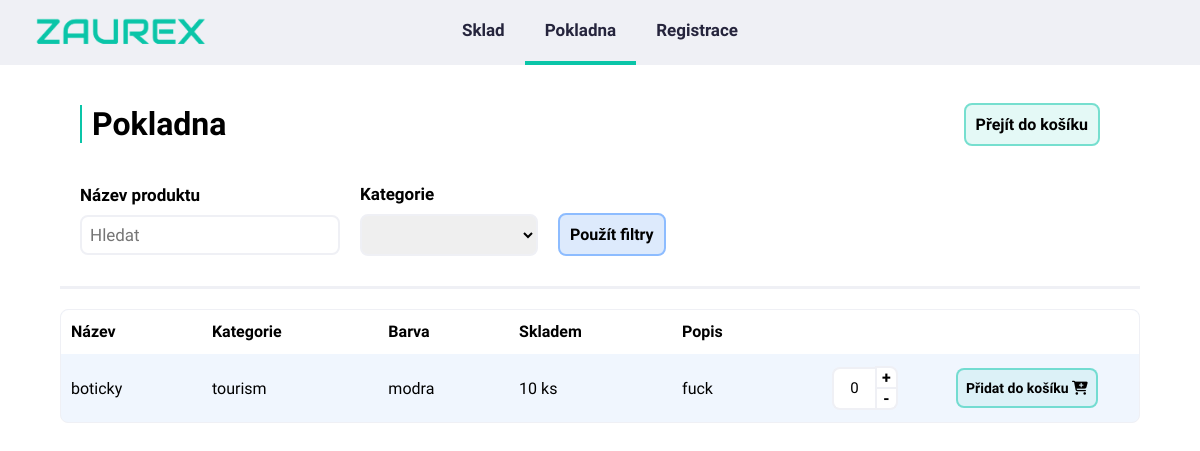
Page /Pokladna on the committed database.
### tables this page shows
CREATE TABLE inventory(
    itemId INTEGER PRIMARY KEY AUTOINCREMENT,
    itemName TEXT,
    category TEXT,
    colour TEXT,
    inStock INTEGER,
    price INTEGER,
    descript TEXT
);

### appka/sell.py (the view, shortened to what this page needs)
@bp.route("/Pokladna", methods = ("GET", "POST"))
def sell():
    db = get_db()
    if request.method == "GET":
        items = db.execute(
            "SELECT * FROM inventory"
        ).fetchall()
        return render_template("inventory/sell.html", items = items)
    elif request.method == "POST" and "addToCart" in request.form and "quantity" in request.form:
        qty = int(request.form["quantity"])
        iId = int(request.form[""])
    else:
        items = db.execute(
            "SELECT * FROM inventory"
        ).fetchall()
        return render_template("inventory/sell.html", items = items)

### appka/db.py (called while the page is built)
def get_db():
    if "db" not in g:
        g.db = sqlite3.connect(
            current_app.config["DATABASE"],
            detect_types=sqlite3.PARSE_DECLTYPES
        )
        g.db.row_factory = sqlite3.Row
    return g.db

### appka/templates/inventory/sell.html (shortened to what this page needs)
<!DOCTYPE html>
<html lang="en">
<head>
    <link rel="stylesheet" href='/static/inventoryStyle.css'>
</head>
<body>
     <nav>
        <img src="napis_trans.png" alt="logo" id="logo">
        <div class="nav-item-list">
            <a class="list-item" href="inventory.html">Sklad</a>
            <a class="list-item nav-active" href="sell.html">Pokladna</a>
            <a class="list-item" href="/templates/auth/register.html">Registrace</a>
        </div>
    </nav>
    <main>
        <div class="filter-wrapper">
            <div class="filter-top">
                <h1>Pokladna</h1>
                <div class="add-btns">
                    <a href="cart.html" class="filter-btn add-btn">Přejít do košíku</a>
                </div>
            </div>
            <form action="#" autocomplete="off" method="post">
                <div class="filter-bottom">
                    <div class="filter-column">
                        <label for="search">Název produktu</label>
                        <input type="text" id="search" placeholder="Hledat">
                    </div>
                    <div class="filter-column">
                        <label for="categories">Kategorie</label>
                        <select name="categories" id="categories">
                            <option value=""></option>
                            <option value="tourism">Turistika</option>
                        </select>
                    </div>
                    <input type="submit" value="Použít filtry" class="filter-btn apply-btn"></input>
                </div>
            </form>
        </div>
        <div class="table-wrapper sell-table-wrapper">
            <table>
                <thead>
                    <th>Název</th>
                    <th>Kategorie</th>
                    <th>Barva</th>
                    <th>Skladem</th>
                    <th>Popis</th>
                    <th></th>
                </thead>
                <tbody id="tableData">
                    {% for item in items %}
                    <tr>
                        <td>{{ item["itemName"] }}</td>
                        <td>{{ item["category"] }}</td>
                        <td>{{ item["colour"] }}</td>
                        <td>{{ item["inStock"] }} ks</td>
                        <td>{{ item["descript"] }}</td>
                        <td>
                            <div class="quick-options">
                                <div class="adjust-quantity">
                                    <input type="number" id="quantity" class="qty" min="0" value="0">
                                    <span class="adjust-btns">
                                        <button class="adjust-btn adjust-btn-plus">+</button>
                                        <button class="adjust-btn adjust-btn-minus">-</button>
                                    </span>
                                </div>
                                <form action="#" autocomplete="off" method="post">
                                <button class="add-to-cart-btn" id="addToCart">Přidat do košíku
                                    <i class="fa-solid fa-cart-plus"></i></button>
                                </form>
                            </div>
                        </td>
                    </tr>
                    {% endfor %}
                </tbody>
            </table>
        </div>
    </main>
</body>
</html>

### appka/static/inventoryStyle.css (style rules this page uses)
* { margin: 0; padding: 0; box-sizing: border-box; }
body { font-family: 'Montserrat', sans-serif; }
.adjust-quantity { display: flex; flex-direction: row; align-items: center; }
.adjust-btns { display: flex; flex-direction: column; }
.adjust-btn { border: none; outline: none; background-color: white; padding: 0px 5px; font-family: 'Montserrat', sans-serif; font-size: 16px; font-weight: 600; cursor: pointer; }
.adjust-btn-plus { border-top: 2px solid #EFF0F5; border-right: 2px solid #EFF0F5; border-left: 2px solid #EFF0F5; border-bottom: 2px solid #EFF0F5 ; border-top-right-radius: 8px; }
.adjust-btn-minus { border-bottom: 2px solid #EFF0F5; border-right: 2px solid #EFF0F5; border-left: 2px solid #EFF0F5; border-bottom-right-radius: 8px; }
nav { width: 100%; height: 65px; background-color: #EFF0F5; display: flex; align-items: center; justify-content: space-between; grid-area: navbar; }
#logo { width: 200px; height: fit-content; margin-left: 20px; }
.nav-item-list { position: absolute; margin: auto; width: 100vw; display: flex; align-items: center; justify-content: center; z-index: 1; }
.nav-item-list a { height: 65px; padding: 20px; }
.nav-active { border-bottom: 4px solid #0AC5A8 ; }
.list-item { text-decoration: none; color: #25243C; font-size: 17px; font-weight: 700; }
.filter-wrapper { border-bottom: 3px solid #EFF0F5; width: 90%; margin-left: 5%; margin-right: auto; margin-top: 20px; max-height: 80%; padding-bottom: 30px; }
.filter-top { padding: 20px; display: flex; justify-content: space-between; align-items: center; }
.filter-top h1 { border-left: 2px solid #0AC5A8 ; padding-left: 10px; }
.filter-btn { border: none; outline: none; background: none; padding: 10px; border-radius: 8px; margin: 0px 20px; font-family: 'Montserrat', sans-serif; font-size: 16px; font-weight: 600; cursor: pointer; }
.add-btn { border: 2px solid #0ac5a980; background-color: #0ac5a91c; text-decoration: none; color: black; }
.filter-bottom { display: flex; flex-direction: row; margin-top: 20px; align-items: center; }
.filter-column { display: flex; flex-direction: column; margin-left: 20px; }
.filter-column label { font-weight: 700; font-size: 17px; padding-bottom: 10px; }
.filter-column input { font-size: 17px; padding: 8px; font-family: 'Montserrat', sans-serif; font-weight: 500; border-radius: 8px; border: 2px solid #EFF0F5; }
.filter-column select { font-size: 17px; padding: 8px; font-family: 'Montserrat', sans-serif; font-weight: 500; border-radius: 8px; border: 2px solid #EFF0F5; }
.apply-btn { border: 2px solid #8dbcff; background-color: #ddeafc; margin-top: 30px; }
.table-wrapper { border: 1px solid #EFF0F5; width: 90%; margin-left: 5%; margin-right: auto; margin-top: 20px; max-height: 80%; border-radius: 8px; background-color: #F0F6FE; }
table { border-collapse: collapse; width: 100%; }
th { padding: 12px; padding-left: 10px; text-align: left; background-color: white; }
th:first-child { border-top-left-radius: 8px ; }
th:last-child { border-top-right-radius: 8px ; }
td { padding: 12px; padding-left: 10px; text-align: left; border-top: 1px solid white; max-width: 200px; overflow-wrap: break-word; }
td:last-child { max-width: 200px; }
.quick-options { display: flex; align-items: center; justify-content: space-around; }
#quantity { height: 43px; max-width: 43px; font-size: 15px; padding: 8px; font-family: 'Montserrat', sans-serif; font-weight: 500; border-top-left-radius: 8px; border-bottom-left-radius: 8px; border-top: 2px solid #EFF0F5; border-bottom: 2px solid #EFF0F5; border-left: 2px solid #EFF0F5; border-right: none; text-align: center; }
.add-to-cart-btn { border: 2px solid #0ac5a980; background-color: #0ac5a915; text-decoration: none; color: black; padding: 10px 8px; outline: none; border-radius: 8px; font-family: 'Montserrat', sans-serif; font-size: 14px; font-weight: 600; cursor: pointer; }
.sell-table-wrapper td:last-child { max-width: 180px; }

### rows in the picture
inventory: itemName "boticky", category "tourism", colour "modra", inStock "10", descript "fuck"
